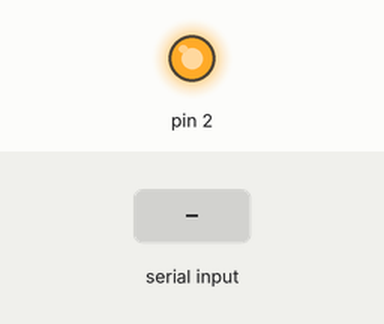
The sketch below on a simulated Arduino Uno, built with avr-gcc and run on an emulated ATmega328P. Shown: output pins drawn as LEDs (lit = HIGH). The test bench sets the inputs (shaded band).

Above: at 1.2 s.
1.3 s: "1" received over Serial
At 2.5 s:
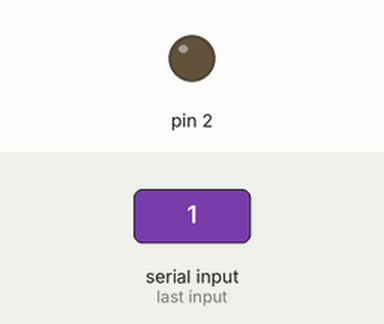
2.8 s: "0" received over Serial
At 3.8 s:
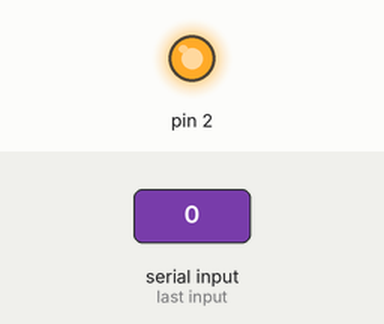
Timing chart, 0 to 5.8 s (numbered marks = the images above; inputs shaded):
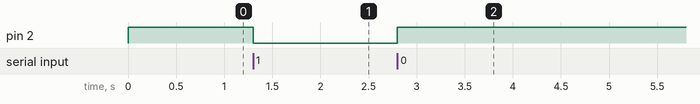

Measured:
- after the input at 1.3 s, pin 2: HIGH → LOW at once
- after the input at 2.8 s, pin 2: LOW → HIGH at once

The sketch:

LED_handeling_UF.ino
```cpp
//board : EPS8266 NODEMCU V3

void setup() {
  Serial.begin(115200);
  pinMode(2, OUTPUT);
  digitalWrite(2, HIGH);
}

void loop() {
  char receiveVal;
  if (Serial.available() > 0)//check if the serial is available
  {
    receiveVal = Serial.read();//read the character sent in the serial by the userform
    if (receiveVal == '1')
      digitalWrite(2, LOW); //switch on the led, I don't know why but in my ESP8266 LOW switch on the builtin led. High switch off
    else
      digitalWrite(2, HIGH); //switch off the led
  }
  delay(100);
}
```
